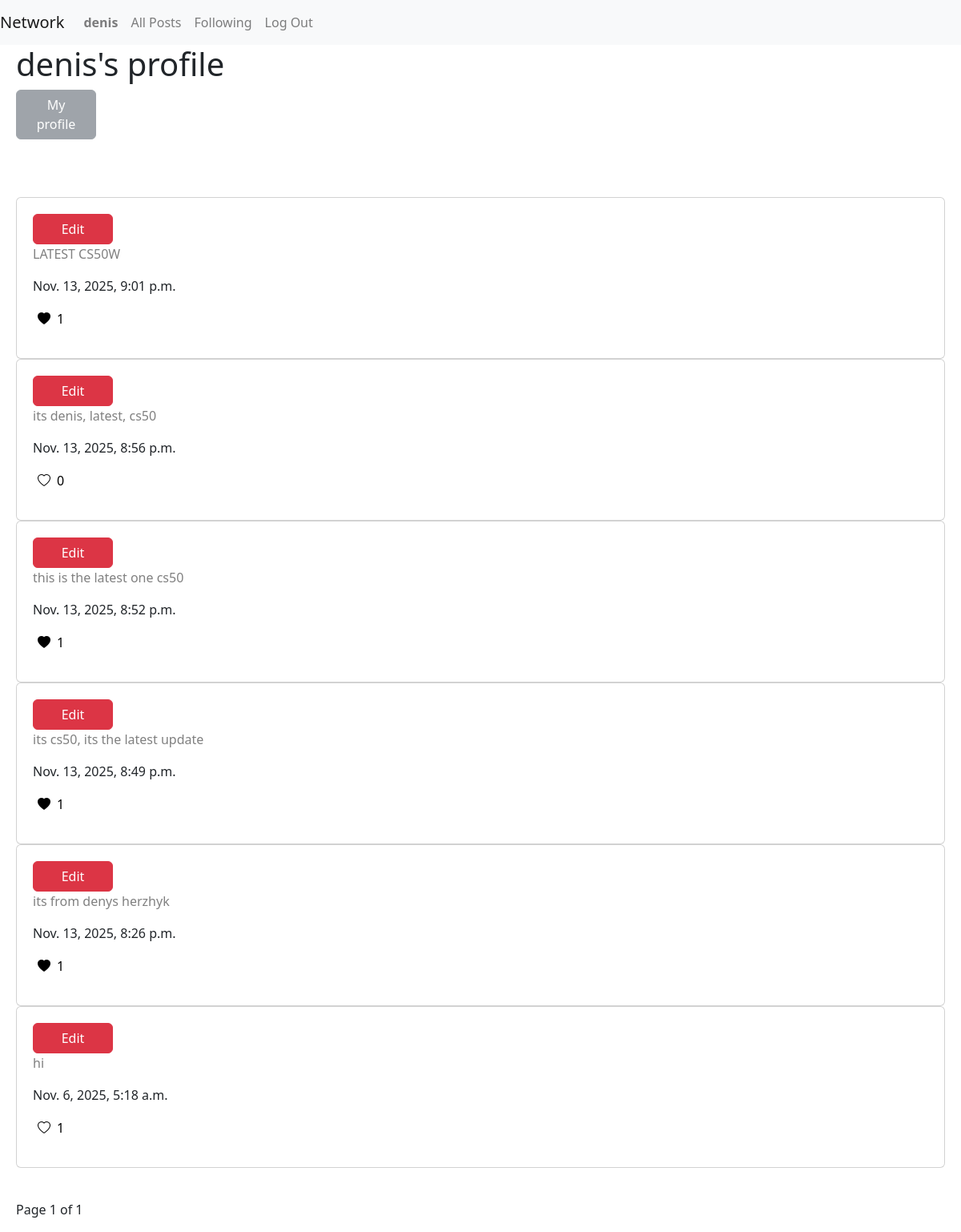
Page /profile/1/ (signed in) on the committed database.
### network/models.py (models this page shows, shortened)
class User(AbstractUser):
    pass

class Post(models.Model):
    creator = models.ForeignKey(User, on_delete=models.CASCADE)
    post_text = models.TextField()
    date = models.DateTimeField(auto_now_add=True)

### network/views.py (the view)
# urls.py: path("profile/<int:creator_id>/", views.profile, name="profile")
def profile(request, creator_id):
    if not request.user.is_authenticated:
        return render(request, 'network/register.html')
    creator = User.objects.get(pk=creator_id)
    posts = Post.objects.filter(creator=creator_id).order_by('-date')
    user_liked_posts = list(request.user.user_likes.values_list("post_id", flat=True))
    is_following = UserFollow.objects.filter(user=request.user, user_following=creator).exists()
    pagination = Paginator(posts, 10)
    page_number = request.GET.get('page')
    page_obj = pagination.get_page(page_number)
    return render(request, 'network/profile.html', {'is_following': is_following, 'creator_id': creator_id, 'creator': creator, 'user_liked_posts': user_liked_posts, "page_obj": page_obj})

### network/templates/network/profile.html (shortened to what this page needs)
{% extends "network/layout.html" %}
{% load static %}
{% block body %}
<div>
    {% if creator %}
    <div>
        <div style="display:flex; flex-direction: column;">
            <h1>{{creator}}'s profile</h1>
            {% if request.user != creator %}
            {% if is_following %}
            <button class="btn btn-danger" id="follow" style="width: 100px;" data-following-user-id="{{creator_id}}"
                data-logged-user-id="{{request.user.id}}">Unfollow</button>
            {% else %}
            <button class="btn btn-primary" id="follow" style="width: 100px;" data-following-user-id="{{creator_id}}"
                data-logged-user-id="{{request.user.id}}">Follow</button>
            {% endif %}
            {% else %}
            <button type="button" class="btn btn-secondary" style="width: 100px;" disabled>My profile</button>
            {% endif %}
        </div>
        <br><br><br>
        {% if page_obj %}
        {% for post in page_obj %}
        <div class="card" style="padding:20px;">
            <button class="btn btn-danger edit-btn" style="width: 100px;" data-post-id="{{post.id}}">Edit</button>
            <div data-block1-id="{{post.id}}" class="bl-1">
                <p class="card-text" id="txt" style="color: gray">{{post.post_text}}</p>
                <p class="">{{post.date}}</p>
                <button type="button" data-creator-id="{{request.user.id}}" data-like-post-id="{{post.id}}"
                    class="d-flex like-btn" style="background-color: white; border:none">
                    {% if post.id in user_liked_posts %}
                    <i class="bi bi-heart-fill"></i>
                    {% else %}
                    <i class="bi bi-heart"></i>
                    {% endif %}
                    <p class="like_count ml-2">{{post.post_likes.count }}</p>
                </button>
            </div>
        </div>
        {% endfor %}
        <nav aria-label="Page navigation example">
            <ul class="pagination">
                <br>
            </ul>
        </nav>
        <p class="current">
            Page {{page_obj.number}} of {{page_obj.paginator.num_pages}}
        </p>
        {% else %}
        <p>No posts are available yet</p>
        {% endif%}
    </div>
    {% else %}
    <p>User does not exist</p>
    {% endif %}
</div>
{% endblock%}

### network/templates/network/layout.html (shortened to what this page needs)
<!DOCTYPE html>
<html lang="en">
<head>
    <link rel="stylesheet" href="https://stackpath.bootstrapcdn.com/bootstrap/4.4.1/css/bootstrap.min.css"
>
    <link href="https://cdn.jsdelivr.net/npm/bootstrap@5.3.3/dist/css/bootstrap.min.css" rel="stylesheet">
    <link rel="stylesheet" href="https://cdn.jsdelivr.net/npm/bootstrap-icons@1.11.3/font/bootstrap-icons.min.css" />
</head>
<body>
    <nav class="navbar navbar-expand-lg navbar-light bg-light">
        <a class="navbar-brand" href="">Network</a>
        <div>
            <ul class="navbar-nav mr-auto">
                {% if user.is_authenticated %}
                <li class="nav-item">
                    <a class="nav-link" href="#"><strong>{{ user.username }}</strong></a>
                </li>
                {% endif %}
                <li class="nav-item">
                    <a class="nav-link" href="{% url 'posts' %}">All Posts</a>
                </li>
                {% if user.is_authenticated %}
                <li class="nav-item">
                    <a class="nav-link" href="{% url 'follow' %}">Following</a>
                </li>
                <li class="nav-item">
                    <a class="nav-link" href="{% url 'logout' %}">Log Out</a>
                </li>
                {% endif %}
            </ul>
        </div>
    </nav>
    <div class="body" style="padding-left: 20px; padding-right: 20px;">
        {% block body %}
        {% endblock %}
    </div>
</body>
</html>

### rows in the picture
User: username "denis"
Post: post_text "LATEST CS50W", date "Nov. 13, 2025, 9:01 p.m.", post_likes.count "1"
Post: post_text "its denis, latest, cs50", date "Nov. 13, 2025, 8:56 p.m.", post_likes.count "0"
Post: post_text "this is the latest one cs50", date "Nov. 13, 2025, 8:52 p.m.", post_likes.count "1"
Post: post_text "its cs50, its the latest update", date "Nov. 13, 2025, 8:49 p.m.", post_likes.count "1"
Post: post_text "its from denys herzhyk", date "Nov. 13, 2025, 8:26 p.m.", post_likes.count "1"
Post: post_text "hi", date "Nov. 6, 2025, 5:18 a.m.", post_likes.count "1"

### other values in the picture
{{ page_obj.number }} "1"
{{ page_obj.paginator.num_pages }} "1"
